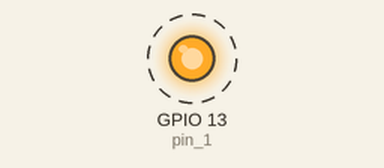
Simulated run of this sketch. Board: ESP32. Shown: output pins drawn as LEDs (lit = HIGH). Dashed ring = blinking.

Above: at 0.2 s.
Timing chart, 0 to 3.0 s (numbered marks = the images above):
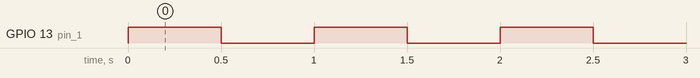

Measured:
- by itself, GPIO 13 (pin_1): alternates HIGH for 0.50 s and LOW for 0.50 s

The sketch:

multicore.ino
```cpp
// Assign cores
static const BaseType_t pro_cpu = 0;   // Core 0
static const BaseType_t app_cpu = 1;   // Core 1

// Task delay in milliseconds
static const uint32_t task_0_delay = 500;

// LED pin
static const int pin_1 = 13;

// Binary semaphore handle
static SemaphoreHandle_t bin_sem;

// Task 0: Give semaphore periodically
void doTask0(void *parameters) {
  pinMode(pin_1, OUTPUT);  // Set LED pin as output
  while (1) {
    xSemaphoreGive(bin_sem);                     // Give semaphore
    vTaskDelay(task_0_delay / portTICK_PERIOD_MS); // Wait for 500 ms
  }
}

// Task 1: Wait for semaphore and toggle LED
void doTask1(void *parameters) {
  while (1) {
    xSemaphoreTake(bin_sem, portMAX_DELAY);      // Wait indefinitely for semaphore
    digitalWrite(pin_1, !digitalRead(pin_1));   // Toggle LED
  }
}

void setup() {
  // Create binary semaphore
  bin_sem = xSemaphoreCreateBinary();

  // Create Task 0 on core 0
  xTaskCreatePinnedToCore(doTask0, "Task 0", 1024, NULL, 1, NULL, pro_cpu);

  // Create Task 1 on core 1
  xTaskCreatePinnedToCore(doTask1, "Task 1", 1024, NULL, 1, NULL, app_cpu);

  vTaskDelete(NULL);  // Delete setup task
}

void loop() {
  // Execution never reaches here; tasks run on cores
}
```
